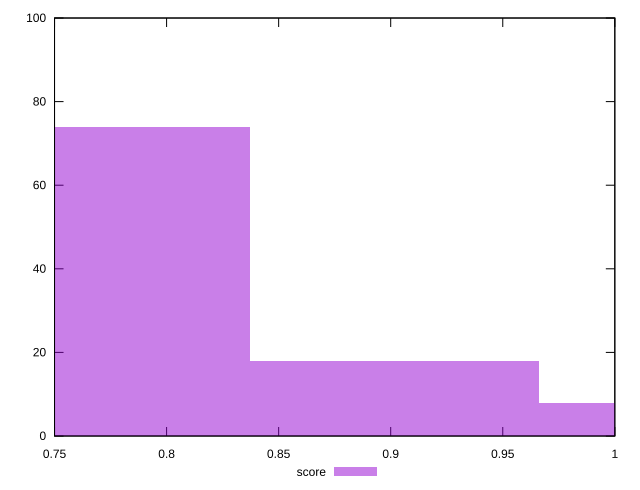

This figure's gnuplot source:
reset

$score <<EOF
0.7729882897971543 74
0.9018196714300133 18
1.0306510530628723 8
EOF

set key outside below
set boxwidth 0.12883138163285904
set xrange [0.75:1]
set yrange [0:100]
set trange [0:100]
set style fill transparent solid 0.5 noborder
set terminal svg size 640, 490 enhanced background rgb 'white'
set output "reprap/uses-rel-preconnect/samples/pages+cached+noexternal+nomedia/score/histogram.svg"

plot $score title "score" with boxes

reset
